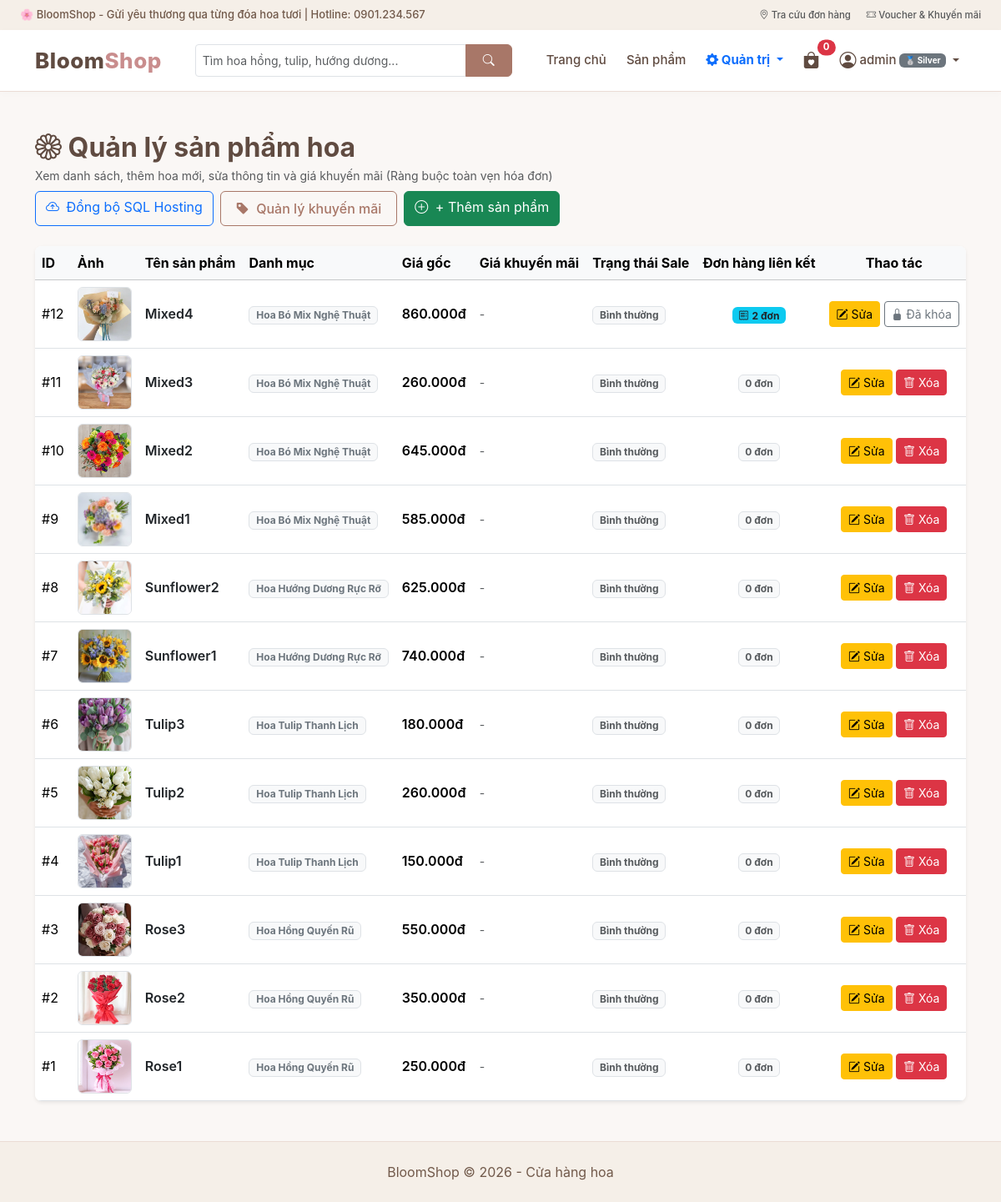
The page /index.php?act=quanlysp (signed in) on the database its author committed.
### tables this page shows
CREATE TABLE `sanpham` (
  `id` int(11) NOT NULL AUTO_INCREMENT,
  `name` varchar(150) NOT NULL,
  `price` decimal(12,2) NOT NULL,
  `image` varchar(255) NOT NULL,
  `id_dm` int(11) NOT NULL,
  `sale_price` decimal(12,2) DEFAULT NULL,
  `is_sale` tinyint(1) DEFAULT 0,
  `description` text DEFAULT NULL,
  PRIMARY KEY (`id`),
  KEY `id_dm` (`id_dm`),
  CONSTRAINT `sanpham_ibfk_1` FOREIGN KEY (`id_dm`) REFERENCES `danhmuc` (`id`)
);

CREATE TABLE `danhmuc` (
  `id` int(11) NOT NULL AUTO_INCREMENT,
  `name` varchar(100) NOT NULL,
  PRIMARY KEY (`id`)
);

### controller/BaseController.php (called while the page is built, shortened)
<?php
class BaseController
{
    public function renderView($view_file, $data_truyen = [])
    {
        $asset_dir = file_exists('view/css/style.css') ? 'view' : (file_exists('../view/css/style.css') ? '../view' : 'view');
        extract($data_truyen);
        include __DIR__ . "/../view/header.php";
        include __DIR__ . "/../view/" . $view_file;
        include __DIR__ . "/../view/footer.php";
        exit;
    }
}

### controller/QuanTriController.php (called while the page is built, shortened)
<?php
require_once __DIR__ . '/BaseController.php';
require_once __DIR__ . '/../model/SanPhamModel.php';
class QuanTriController extends BaseController
{
    private $sanPhamModel;
    public function __construct()
    {
        $this->sanPhamModel = new SanPhamModel();
    }
    public function quanlysp()
    {
        $danhsach = $this->sanPhamModel->getAllProductsAdmin();
        $this->renderView('sanpham.php', ['danhsach' => $danhsach]);
    }
}

### model/BaseModel.php (called while the page is built, shortened)
<?php
class BaseModel extends database
{
    private static $cached_conn = null;
    protected function get_conn()
    {
        if (self::$cached_conn === null) {
            self::$cached_conn = $this->connection_database();
        }
        return self::$cached_conn;
    }
    public function queryAll($sql, $params = [])
    {
        $conn = $this->get_conn();
        $stmt = $conn->prepare($sql);
        $stmt->execute($params);
        return $stmt->fetchAll(PDO::FETCH_ASSOC);
    }
    public function readitem($sql, $params = [])
    {
        return $this->queryAll($sql, $params);
    }
}

### model/SanPhamModel.php (called while the page is built, shortened)
<?php
require_once __DIR__ . '/BaseModel.php';
class SanPhamModel extends BaseModel
{
    public function getAllProductsAdmin()
    {
        $sql = "SELECT sanpham.*, danhmuc.name AS tendanhmuc,
                       (SELECT COUNT(*) FROM chitiet_donhang WHERE chitiet_donhang.product_id = sanpham.id) AS total_orders
                FROM sanpham
                JOIN danhmuc ON sanpham.id_dm = danhmuc.id
                ORDER BY sanpham.id DESC";
        return $this->readitem($sql);
    }
}

### view/sanpham.php (the view, shortened to what this page needs)
<div class="container my-5">
    <div class="d-flex justify-content-between align-items-center mb-4 flex-wrap gap-2">
        <div>
            <h2 class="fw-bold mb-1" style="color: #604b41;">
                <i class="bi bi-flower1"></i> Quản lý sản phẩm hoa
            </h2>
            <p class="text-muted small mb-0">Xem danh sách, thêm hoa mới, sửa thông tin và giá khuyến mãi (Ràng buộc toàn vẹn hóa đơn)</p>
        </div>
        <div class="d-flex gap-2 flex-wrap">
            <a href="index.php?act=dongbodulieu" class="btn btn-outline-primary" title="Cập nhật toàn bộ CSDL ra bloomshop.sql sẵn sàng nạp lên Hosting">
                <i class="bi bi-cloud-arrow-up me-1"></i> Đồng bộ SQL Hosting
            </a>
            <a href="index.php?act=khuyenmai" class="btn btn-bloom-outline">
                <i class="bi bi-tag-fill me-1"></i> Quản lý khuyến mãi
            </a>
            <a href="index.php?act=themsp" class="btn btn-success">
                <i class="bi bi-plus-circle me-1"></i> + Thêm sản phẩm
            </a>
        </div>
    </div>
    <div class="card border-0 shadow-sm rounded-3 overflow-hidden bg-white">
        <div class="table-responsive">
            <table class="table table-hover align-middle mb-0">
                <thead class="table-light">
                    <tr>
                        <th>ID</th>
                        <th>Ảnh</th>
                        <th>Tên sản phẩm</th>
                        <th>Danh mục</th>
                        <th>Giá gốc</th>
                        <th>Giá khuyến mãi</th>
                        <th>Trạng thái Sale</th>
                        <th class="text-center">Đơn hàng liên kết</th>
                        <th class="text-center">Thao tác</th>
                    </tr>
                </thead>
                <tbody>
                    <?php if (!empty($danhsach)) { foreach ($danhsach as $sp) {
                        $has_sale = (!empty($sp['is_sale']) && !empty($sp['sale_price']));
                        $orderCount = (int)($sp['total_orders'] ?? 0);
                    ?>
                        <tr>
                            <td>#<?= $sp['id'] ?></td>
                            <td>
                                <img width="65" height="65" class="rounded object-fit-cover border" src="<?= $asset_dir ?>/image/sanpham/<?= htmlspecialchars($sp['image']) ?>" alt="" onerror="this.src='<?= $asset_dir ?>/image/banner.jpg'">
                            </td>
                            <td>
                                <a href="index.php?act=chitiettsp&id=<?= $sp['id'] ?>" class="text-dark fw-semibold text-decoration-none">
                                    <?= htmlspecialchars($sp['name']) ?>
                                </a>
                            </td>
                            <td>
                                <span class="badge bg-light text-secondary border"><?= htmlspecialchars($sp['tendanhmuc'] ?? 'Chưa phân loại') ?></span>
                            </td>
                            <td class="fw-semibold"><?= number_format($sp['price'], 0, ',', '.') ?>đ</td>
                            <td>
                                <?php if ($has_sale) { ?>
                                    <span class="fw-bold text-danger"><?= number_format($sp['sale_price'], 0, ',', '.') ?>đ</span>
                                <?php } else { ?>
                                    <span class="text-muted small">-</span>
                                <?php } ?>
                            </td>
                            <td>
                                <?php if ($has_sale) { ?>
                                    <span class="badge bg-danger">Đang Sale</span>
                                <?php } else { ?>
                                    <span class="badge bg-light text-muted border">Bình thường</span>
                                <?php } ?>
                            </td>
                            <td class="text-center">
                                <?php if ($orderCount > 0) { ?>
                                    <span class="badge bg-info text-dark" title="Sản phẩm đã xuất hiện trong <?= $orderCount ?> đơn hàng">
                                        <i class="bi bi-receipt me-1"></i><?= $orderCount ?> đơn
                                    </span>
                                <?php } else { ?>
                                    <span class="badge bg-light text-muted border">0 đơn</span>
                                <?php } ?>
                            </td>
                            <td class="text-center">
                                <a class="btn btn-warning btn-sm" href="index.php?act=suasp&id=<?= $sp['id'] ?>" title="Sửa sản phẩm">
                                    <i class="bi bi-pencil-square"></i> Sửa
                                </a>
                                <?php if ($orderCount > 0) { ?>
                                    <button type="button"
                                            class="btn btn-outline-secondary btn-sm"
                                            onclick="alert('Ràng buộc toàn vẹn dữ liệu: Không thể xóa sản phẩm \'<?= htmlspecialchars(addslashes($sp['name'])) ?>\' vì đã có trong <?= $orderCount ?> đơn hàng/hóa đơn của khách hàng!\n\nQuy định thương mại điện tử yêu cầu giữ nguyên sản phẩm để khách xem lại lịch sử hóa đơn. Để ngừng bán, bạn có thể chỉnh sửa thông tin hoặc tạm ẩn sản phẩm.')"
                                            title="Không thể xóa vì đã có trong đơn hàng của khách">
                                        <i class="bi bi-lock-fill"></i> Đã khóa
                                    </button>
                                <?php } else { ?>
                                    <form method="POST" action="index.php?act=xoasp" class="d-inline" onsubmit="return confirm('Bạn có chắc muốn xóa sản phẩm này?')">
                                        <button type="submit" name="xoa" class="btn btn-danger btn-sm" title="Xóa sản phẩm">
                                            <i class="bi bi-trash"></i> Xóa
                                        </button>
                                    </form>
                                <?php } ?>
                            </td>
                        </tr>
                    <?php }} else { ?>
                        <tr>
                            <td colspan="9" class="text-center py-4 text-muted">Chưa có sản phẩm nào.</td>
                        </tr>
                    <?php } ?>
                </tbody>
            </table>
        </div>
    </div>
</div>

### view/css/style.css (style rules this page uses)
:root { --bloom-primary: #a87768; --bloom-hover: #81594e; --bloom-dark: #604b41; --bloom-light: #faf7f5; --bloom-cream: #f5efe8; --bloom-accent: #c98d8d; --bloom-border: #ebdcd5; }
html { scroll-behavior: smooth; }
body { margin: 0; font-family: -apple-system, BlinkMacSystemFont, "Segoe UI", Roboto, "Helvetica Neue", Arial, sans-serif; background-color: var(--bloom-light); color: #4a3e3d; text-rendering: optimizeLegibility; -webkit-font-smoothing: antialiased; }
a { color: var(--bloom-primary); text-decoration: none; transition: color 0.2s ease; }
.table-responsive { -webkit-overflow-scrolling: touch; }
.btn-bloom-outline { border: 1px solid var(--bloom-primary); color: var(--bloom-primary); background: transparent; padding: 8px 18px; border-radius: 6px; font-weight: 500; transition: all 0.2s ease; }

### rows shown on the page
sanpham: id "12", image (picture), name "Mixed4", id_dm.name "Hoa Bó Mix Nghệ Thuật", price "860.000", is_sale "Bình thường", orderCount "2"
sanpham: id "11", image (picture), name "Mixed3", id_dm.name "Hoa Bó Mix Nghệ Thuật", price "260.000", is_sale "Bình thường", shows "0 đơn"
sanpham: id "10", image (picture), name "Mixed2", id_dm.name "Hoa Bó Mix Nghệ Thuật", price "645.000", is_sale "Bình thường", shows "0 đơn"
sanpham: id "9", image (picture), name "Mixed1", id_dm.name "Hoa Bó Mix Nghệ Thuật", price "585.000", is_sale "Bình thường", shows "0 đơn"
sanpham: id "8", image (picture), name "Sunflower2", id_dm.name "Hoa Hướng Dương Rực Rỡ", price "625.000", is_sale "Bình thường", shows "0 đơn"
sanpham: id "7", image (picture), name "Sunflower1", id_dm.name "Hoa Hướng Dương Rực Rỡ", price "740.000", is_sale "Bình thường", shows "0 đơn"
sanpham: id "6", image (picture), name "Tulip3", id_dm.name "Hoa Tulip Thanh Lịch", price "180.000", is_sale "Bình thường", shows "0 đơn"
sanpham: id "5", image (picture), name "Tulip2", id_dm.name "Hoa Tulip Thanh Lịch", price "260.000", is_sale "Bình thường", shows "0 đơn"
sanpham: id "4", image (picture), name "Tulip1", id_dm.name "Hoa Tulip Thanh Lịch", price "150.000", is_sale "Bình thường", shows "0 đơn"
sanpham: id "3", image (picture), name "Rose3", id_dm.name "Hoa Hồng Quyến Rũ", price "550.000", is_sale "Bình thường", shows "0 đơn"
sanpham: id "2", image (picture), name "Rose2", id_dm.name "Hoa Hồng Quyến Rũ", price "350.000", is_sale "Bình thường", shows "0 đơn"
sanpham: id "1", image (picture), name "Rose1", id_dm.name "Hoa Hồng Quyến Rũ", price "250.000", is_sale "Bình thường", shows "0 đơn"

### other values the page prints
$cart_count "0"
$_SESSION['name'] "admin"
